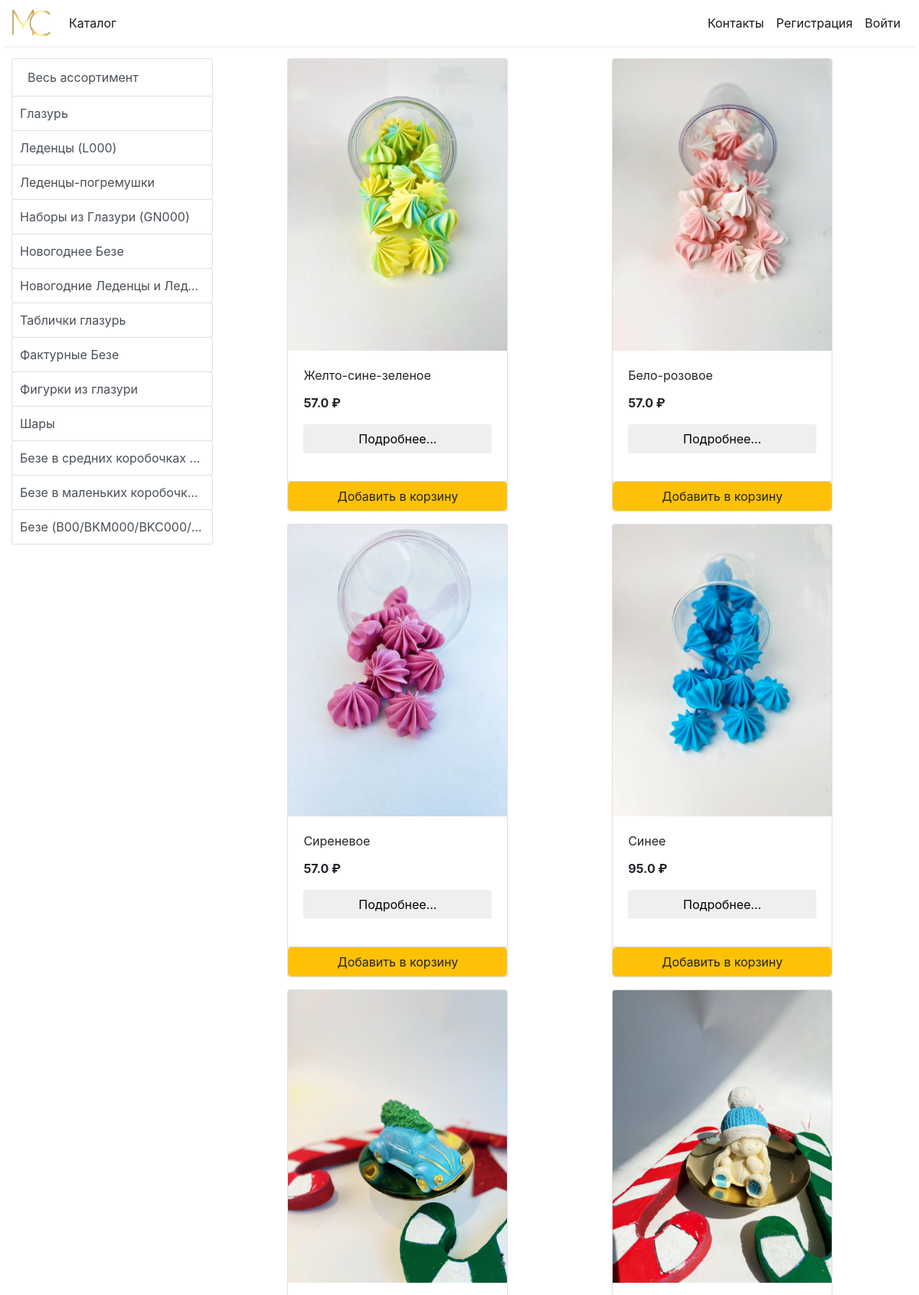
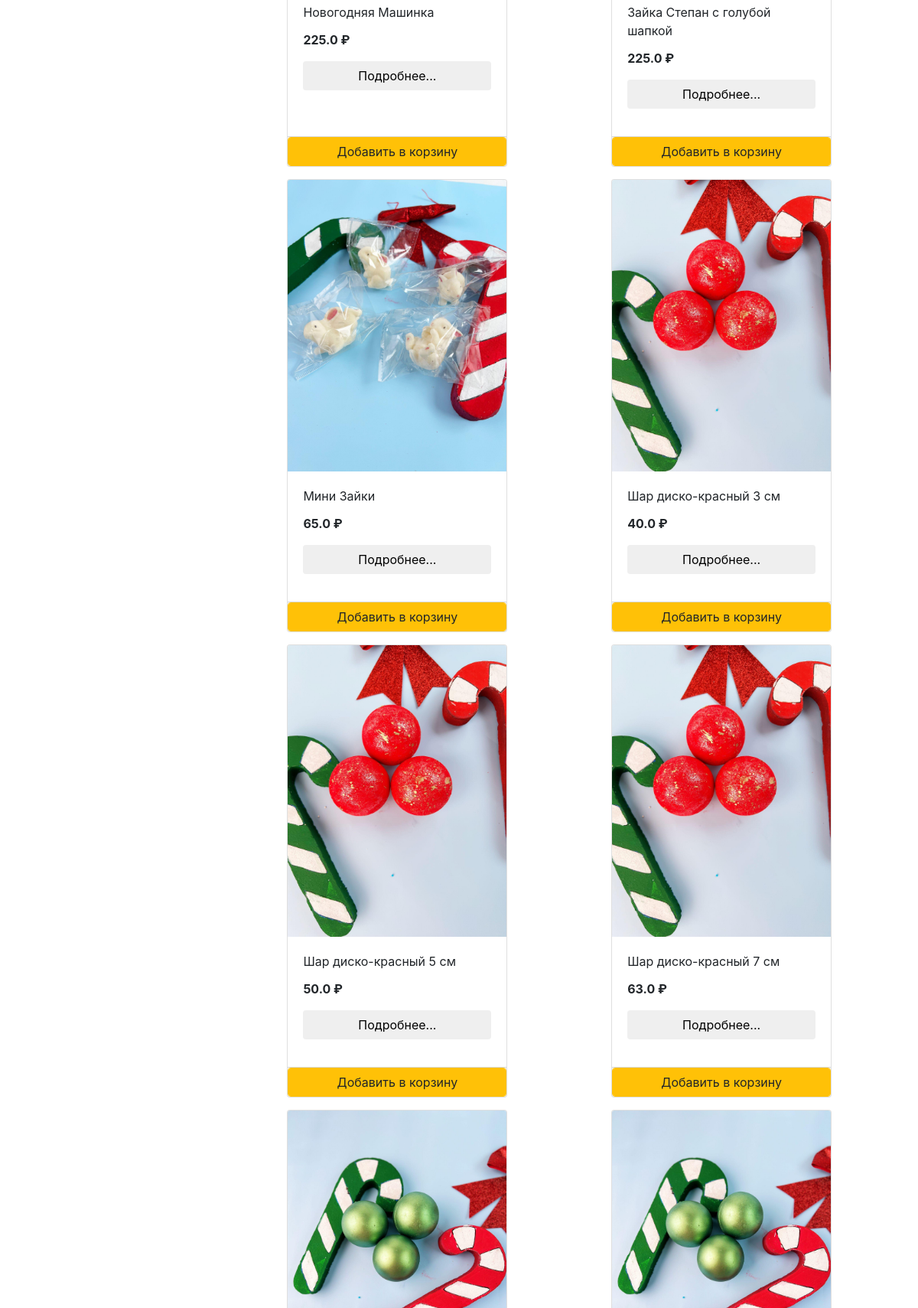
The app's page /store (upper part) with its own data (2 pictures, top to bottom).
### store/models/category.py (models this page shows, shortened)
class Category(models.Model):
    name= models.CharField(max_length=50)
    @staticmethod
    def get_all_categories():
        return Category.objects.all()

### store/models/product.py (models this page shows, shortened)
class Products(models.Model):
    name = models.CharField(max_length=260, blank=True, null=True)
    price= models.IntegerField(default=0, blank=True, null=True)
    price_5k = models.FloatField(blank=True,null=True)
    price_10k = models.FloatField(blank=True,null=True)
    price_20k = models.FloatField(blank=True,null=True)
    price_many = models.FloatField(blank=True,null=True)
    kind = models.CharField(max_length=300, blank=True, null=True)
    category= models.ForeignKey(Category,on_delete=models.CASCADE,default=1, blank=True, null=True )
    description= models.CharField(max_length=250, default='', blank=True, null= True)
    photo_url = models.CharField(max_length=3000,null=True)
    author = models.ForeignKey(settings.AUTH_USER_MODEL, on_delete=models.CASCADE, blank=True, null=True)
    title = models.CharField(max_length=200, blank=True, null=True)
    description = models.CharField(max_length=300, blank=True, null=True)
    text = models.TextField(blank=True, null=True)
    article = models.CharField(max_length=20, blank=True, null=True)
    color = models.CharField(max_length=250, blank=True, null=True)
    size = models.FloatField(blank=True,null=True)
    weight = models.FloatField(blank=True,null=True)
    created_date = models.DateTimeField(default=timezone.now, blank=True, null=True)
    published_date = models.DateTimeField(blank=True, null=True)
    image= models.ImageField(upload_to='uploads/products/', blank=True, null=True)
    @staticmethod
    def get_all_products():
        return Products.objects.all().exclude(image='') #только с каринками

### store/views/home.py (the view)
# urls.py: path('' , include('store.urls'))
def store(request):
    cart = request.session.get('cart')
    if not cart:
        request.session['cart'] = {}
    products = None
    categories = Category.get_all_categories()
    categoryID = request.GET.get('category')
    if categoryID:
        products = Products.get_all_products_by_categoryid(categoryID)
    else:
        products = Products.get_all_products();
    data = {}
    data['products'] = products
    data['categories'] = categories
    print('you are : ', request.session.get('email'))
    return render(request, 'index.html', data)

### store/templatetags/cart.py (called while the page is built)
@register.filter (name='is_in_cart')
def is_in_cart(product, cart):
    keys = cart.keys ()
    for id in keys:
        if int (id) == product.id:
            return True
    return False;

@register.filter (name='cart_quantity')
def cart_quantity(product, cart):
    keys = cart.keys ()
    for id in keys:
        if int (id) == product.id:
            return cart.get (id)
    return 0;

@register.filter (name='cart_total')
def cart_total(products, cart):
    total = 0
    for p in products:
        total += cart_quantity(p, cart)
    return total

### store/templatetags/custom_filter.py (called while the page is built)
@register.filter(name='currency')
def currency(number):
    return str(number)+" ₽"

### store/templates/index.html (shortened to what this page needs)
{% extends 'base.html' %}
{% block content %}
{% load cart %}
{% load custom_filter %}
<div class="container-fluid mt-3">
	<div class="row">
		<div class="col-lg-3 mx-auto mb-3">
			<div class="list-group">
				<a href="/" class="list-group-item list-group-item-action btn btn-outline-warning">Весь ассортимент</a>
				{% for category in categories %}
				<a href="/?category={{category.id}}"
					class="list-group-item list-group-item-action btn btn-outline-warning truncate">{{category.name}}</a>
				{% endfor %}
			</div>
		</div>
		<div id='products' class="col-lg-9 mx-auto">
			<div class="row mx-auto">
				{% for product in products %}
				<div class="card mx-auto mb-3" id={{product.id}} style="width: 18rem;">
					{% if product.image %}
					<img class="card-img-top" src="{{ product.image.url }}" alt="Card image cap" />
					{% else %}
					<a href="admin/store/products/{{ product.id }}/change/" id="{{ product.id }}" target="_blank">
						<img class="card-img-top" src="{{ product.photo_url }}" alt="Card image cap"
							style="border: 1px solid red;" />
					</a>
					{% endif %}
					<div class="card-body">
						<p class="card-title">{{product.name}}</p>
						<p class="card-text"><b>{{product.price_5k|currency}}</b></p>
						<button class="btn btn-ligth btn-block" type="button" data-toggle="modal"
							data-target="#modalWin{{product.id}}">
							Подробнее...
						</button>
					</div>
					<div class="card-footer p-0 no-gutters">
						<div class="row no-gutters cart-not-empty">
							<form  class="col d-flex  justify-content-between"  style="display: flex; gap: 5px;">
								{% csrf_token %}
								<input hidden type="text" name='product' value='{{product.id}}'>
								<input class="col-5 form-control" id='prodQuant' type="number" value="1" max="99999" min="1">
								<input class="text-center float-right col-6 btn btn-warning" id="addInCart" type="submit" value=" В корзину">
							</form>
						</div>
						<form class="btn-block" id="addForm">
							<input id="addInCart" class="btn btn-warning form-control" value="Добавить в корзину">
						</form>
					</div>
				</div>
				{% endfor %}
			</div>
		</div>
	</div>
</div>
{% endblock %}

### store/templates/base.html (shortened to what this page needs)
{% load static %}
{% load cart %}
<!doctype html>
<html lang="ru">
<head>
  <link rel="stylesheet" href="https://maxcdn.bootstrapcdn.com/bootstrap/4.0.0/css/bootstrap.min.css"
>
</head>
<body>
<nav class="one-edge-shadow
  navbar navbar-light
  sticky-top navbar
  navbar-expand-lg
  text-white">
    <a class="navbar-brand ms-3 text-dark " href="/">
    <img src="{% static 'logo.png' %}" style="width:50px;height:50px,color:text-light;"></a>
    <div class="collapse navbar-collapse" id="navbarSupportedContent">
      <ul class="navbar-nav mr-auto">
        <li class="nav-item active">
          <a class="nav-link" href="/store">Каталог <span class="sr-only">(current)</span></a>
        </li>
          </ul>
      <ul class=" navbar-nav my-2 my-lg-0">
        <li class="nav-item active">
          <a class="nav-link" href="/contacts">Контакты</a>
        </li>
        {% if request.session.customer %}
        <li class="nav-item active ">
          <a class="nav-link" href="/orders">Заказы<span class="sr-only">(current)</span></a>
        </li>
        <li class="nav-item active ">
          <a class="nav-link" href="/logout">Выйти<span class="sr-only">(current)</span></a>
        </li>
        {% else %}
        <li class="nav-item active">
          <a class="nav-link" href="/signup">Регистрация<span class="sr-only">(current)</span></a>
        </li>
        <li class="nav-item active">
          <a class="nav-link" href="/login">Войти<span class="sr-only">(current)</span></a>
        </li>
        {% endif %}
      </ul>
    </div>
  </nav>
  {% block content %}{% endblock %}
</body>
</html>

### store/templates/base.html (style rules this page uses)
.truncate { padding: 10px; white-space: nowrap; overflow: hidden; text-overflow: ellipsis; }
nav { background-color: white; }
.one-edge-shadow { box-shadow: 0 8px 2px -5px rgb(246, 245, 245); }
.row { width: 100%; }

### records on screen
Category: name "Глазурь"
Category: name "Леденцы (L000)"
Category: name "Леденцы-погремушки"
Category: name "Наборы из Глазури (GN000)"
Category: name "Новогоднее Безе"
Category: name "Новогодние Леденцы и Лед…"
Category: name "Таблички глазурь"
Category: name "Фактурные Безе"
Category: name "Фигурки из глазури"
Category: name "Шары"
Category: name "Безе в средних коробочках…"
Category: name "Безе в маленьких коробочк…"
Category: name "Безе (B00/BKM000/BKC000/…"
Products: image (picture), name "Желто-сине-зеленое", price_5k "57.0 ₽"
Products: image (picture), name "Бело-розовое", price_5k "57.0 ₽"
Products: image (picture), name "Сиреневое", price_5k "57.0 ₽"
Products: image (picture), name "Синее", price_5k "95.0 ₽"
Products: image (picture), name "Новогодняя Машинка", price_5k "225.0 ₽"
Products: image (picture), name "Зайка Степан с голубой шапкой", price_5k "225.0 ₽"
Products: image (picture), name "Мини Зайки", price_5k "65.0 ₽"
Products: image (picture), name "Шар диско-красный 3 см", price_5k "40.0 ₽"
Products: image (picture), name "Шар диско-красный 5 см", price_5k "50.0 ₽"
Products: image (picture), name "Шар диско-красный 7 см", price_5k "63.0 ₽"
Products: image (picture)
Products: image (picture)
